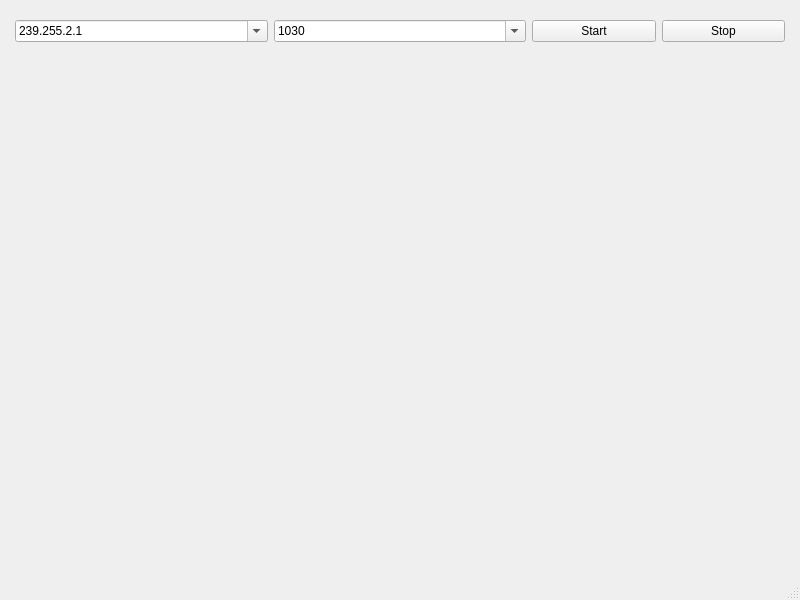
<?xml version="1.0" encoding="UTF-8"?>
<ui version="4.0">
 <class>MainWindow</class>
 <widget class="QMainWindow" name="MainWindow">
  <property name="geometry">
   <rect>
    <x>0</x>
    <y>0</y>
    <width>800</width>
    <height>600</height>
   </rect>
  </property>
  <property name="windowTitle">
   <string>MainWindow</string>
  </property>
  <widget class="QWidget" name="centralwidget">
   <layout class="QGridLayout" name="gridLayout" rowstretch="0" columnstretch="1">
    <property name="leftMargin">
     <number>15</number>
    </property>
    <property name="topMargin">
     <number>20</number>
    </property>
    <property name="rightMargin">
     <number>15</number>
    </property>
    <item row="0" column="0">
     <layout class="QGridLayout" name="gridLayout_3" rowstretch="0,0" columnstretch="0,0">
      <item row="0" column="0" colspan="2">
       <layout class="QHBoxLayout" name="horizontalLayout_3" stretch="0,0,0">
        <item>
         <widget class="QComboBox" name="le_adr">
          <property name="editable">
           <bool>true</bool>
          </property>
          <item>
           <property name="text">
            <string>239.255.2.1</string>
           </property>
          </item>
          <item>
           <property name="text">
            <string>239.255.2.2</string>
           </property>
          </item>
          <item>
           <property name="text">
            <string>239.255.2.3</string>
           </property>
          </item>
          <item>
           <property name="text">
            <string>239.255.2.3</string>
           </property>
          </item>
          <item>
           <property name="text">
            <string>239.255.2.3</string>
           </property>
          </item>
         </widget>
        </item>
        <item>
         <widget class="QComboBox" name="le_port">
          <property name="editable">
           <bool>true</bool>
          </property>
          <item>
           <property name="text">
            <string>1030</string>
           </property>
          </item>
          <item>
           <property name="text">
            <string>1028</string>
           </property>
          </item>
          <item>
           <property name="text">
            <string>49152</string>
           </property>
          </item>
          <item>
           <property name="text">
            <string>49153</string>
           </property>
          </item>
          <item>
           <property name="text">
            <string>49155</string>
           </property>
          </item>
         </widget>
        </item>
        <item>
         <layout class="QHBoxLayout" name="horizontalLayout_2">
          <item>
           <widget class="QPushButton" name="bn_start">
            <property name="text">
             <string>Start</string>
            </property>
           </widget>
          </item>
          <item>
           <widget class="QPushButton" name="bn_stop">
            <property name="text">
             <string>Stop</string>
            </property>
           </widget>
          </item>
         </layout>
        </item>
       </layout>
      </item>
      <item row="1" column="1">
       <widget class="QLabel" name="xml_lb">
        <property name="text">
         <string/>
        </property>
        <property name="scaledContents">
         <bool>false</bool>
        </property>
        <property name="wordWrap">
         <bool>true</bool>
        </property>
       </widget>
      </item>
     </layout>
    </item>
   </layout>
  </widget>
  <widget class="QMenuBar" name="menubar">
   <property name="geometry">
    <rect>
     <x>0</x>
     <y>0</y>
     <width>800</width>
     <height>20</height>
    </rect>
   </property>
  </widget>
  <widget class="QStatusBar" name="statusbar"/>
 </widget>
 <resources/>
 <connections/>
</ui>
